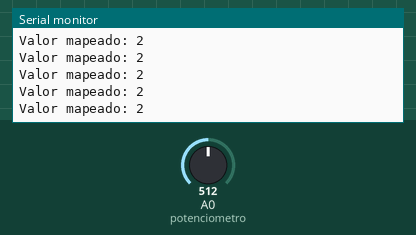
A sketch run on a simulated Arduino Uno, built with avr-gcc and run on an emulated ATmega328P. Shown: the last lines printed to the serial monitor. Inputs (shaded band) come from the test bench; at power-on: A0 (potenciometro) = 512.

Above: at 1.2 s.
1.3 s: A0 (potenciometro) set to 306
At 1.68 s:
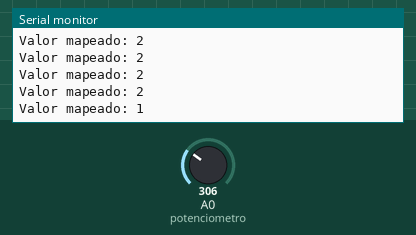
2.8 s: A0 (potenciometro) set to 122
At 2.94 s:
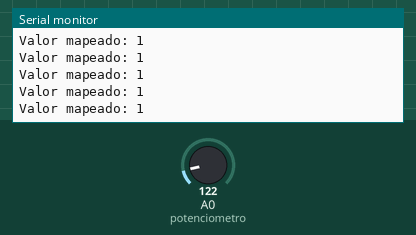
Timing chart, 0 to 5.8 s (numbered marks = the images above; inputs shaded):
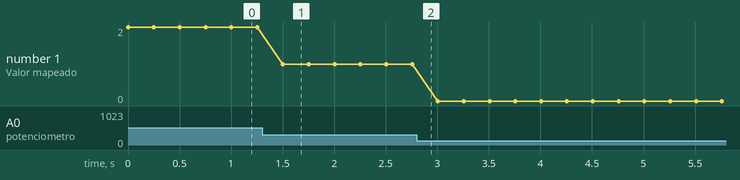

The sketch:

Prog_8_PotenciometroMap.ino
```cpp
int potenciometro = A0; //analogico ->A0 - A5
void setup() {
  // put your setup code here, to run once:

  //los pines analogicos, solo funcionan como entradas, por lo que no se requiere se defina el modo de trabajo

  //ADC = //5volts de voltaje de preferenca //10bits de resolucion --> 1024 valores = {0, 1023}
  //0 = 0volts
  //1023 = 5volts

  Serial.begin(9600);

}

int valor;
void loop() {
  // put your main code here, to run repeatedly:
  valor = analogRead(potenciometro);

  valor = map(valor, 0, 1023, 0, 4);

  Serial.println("Valor mapeado: " + String(valor));
  delay(250);

}
```

Measured:
- after the input at 1.3 s, the serial monitor: prints a new line after 0.20 s (image 1)
- plotted number 1: 2 → 1 after the input at 1.3 s, 1 → 0 after the input at 2.8 s
